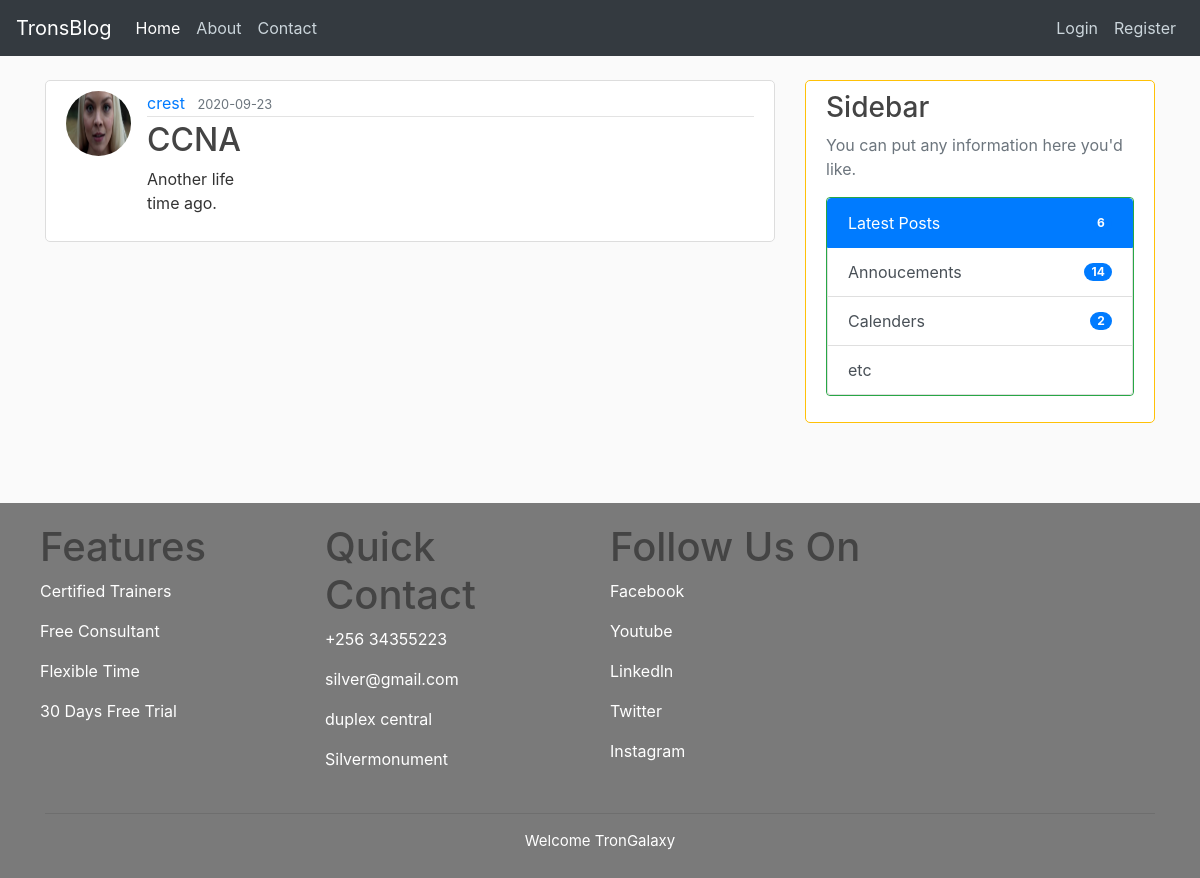
Screenshot of /post/3 with the database file from the repository.
### flaskblog/models.py (models this page shows, shortened)
class User(db.Model, UserMixin):
    id = db.Column(db.Integer, primary_key=True)
    username = db.Column(db.String(20), unique=True, nullable=False)
    email = db.Column(db.String(120), unique=True, nullable=False)
    image_file = db.Column(db.String(20), nullable=False, default='default.jpg')
    password = db.Column(db.String(60), nullable=False)
    posts = db.relationship('Post', backref='author', lazy=True)

class Post(db.Model):
     id = db.Column(db.Integer, primary_key=True)
     title = db.Column(db.String(100), nullable=False)
     date_posted = db.Column(db.DateTime, nullable=False, default=datetime.utcnow)
     content = db.Column(db.Text, nullable=False)
     user_id = db.Column(db.Integer, db.ForeignKey('user.id'), nullable=False)

### flaskblog/routes.py (the view)
@app.route('/post/<int:post_id>')
def post(post_id):
    post = Post.query.get_or_404(post_id)
    return render_template('post.html', title=post.title, post=post)

### flaskblog/templates/post.html (shortened to what this page needs)
{% extends "layout.html" %}
{% block content %}
<article class="media content-section">
    <img class="rounded-circle article-img" src="{{ url_for('static', filename='profile_pics/' + post.author.image_file)     }}" alt="">
    <div class="media-body">
    <div class="article-metadata">
        <a href="{{ url_for('user_posts', username=post.author.username) }}" class="mr-2">{{ post.author.username }}</a>
        <small class="text-muted">{{ post.date_posted.strftime('%Y-%m-%d') }}</small>
    </div>
    <h2  class="article-title">{{ post.title }}</h2>
    <p class="article-content">{{ post.content }}</p>
</div>
</article>
{% endblock %}

### flaskblog/static/main.css (style rules this page uses)
body { background: #fafafa; color: #333333; margin-top: 5rem; }
h1, h2, h3, h4, h5, h6 { color: #444444; }
.content-section { background: #ffffff; padding: 10px 20px; border: 1px solid #dddddd; border-radius: 5px; margin-bottom: 20px; }
.article-title { color: #444444; }
.article-content { white-space: pre-line; }
.article-img { height: 65px; width: 65px; margin-right: 16px; }
.article-metadata { padding-bottom: 1px; margin-bottom: 4px; border-bottom: 1px solid #e3e3e3; }

### rows the page displays
User: image_file (picture), author.username "crest"
Post: date_posted "2020-09-23", title "CCNA", content "Another life time ago."
